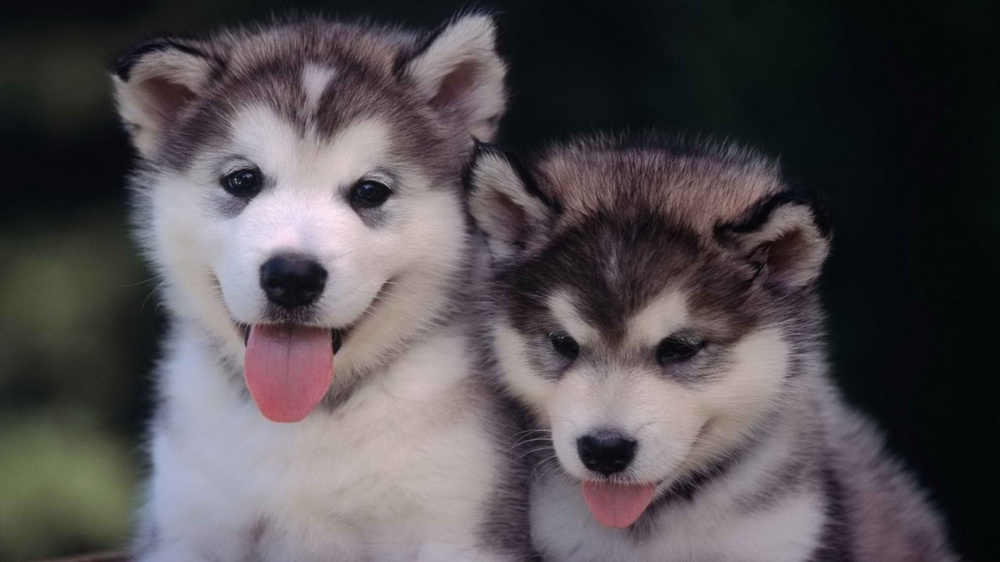
//> input picture opencv5/opencv5/1.jpg, 1000 x 562 px, shrunk from 1920 x 1080 before the run
$ ./源   (built with g++ and OpenCV 4)
//> lines starting //> are read from the running program, lines starting //| are printed output that depends on the picture
#include"opencv2/core/core.hpp"
#include"opencv2/imgproc/imgproc.hpp"
#include"opencv2/highgui/highgui.hpp"
#include<iostream>

using namespace cv;
using namespace std;

void ShowHelpText()
{
	//输出欢迎信息和OpenCV版本
	printf("\n\n\t\t\t非常感谢您下载浏览***程序\n");
	printf("\n\n\t\t\t此程序作用：***\n");
	printf("\n\n\t\t\t 作者*** 日期：***");
	printf("\n\n  ----------------------------------------------------------------------------\n");
}


int main()
{
	Mat srcImage = imread("1.jpg",0);
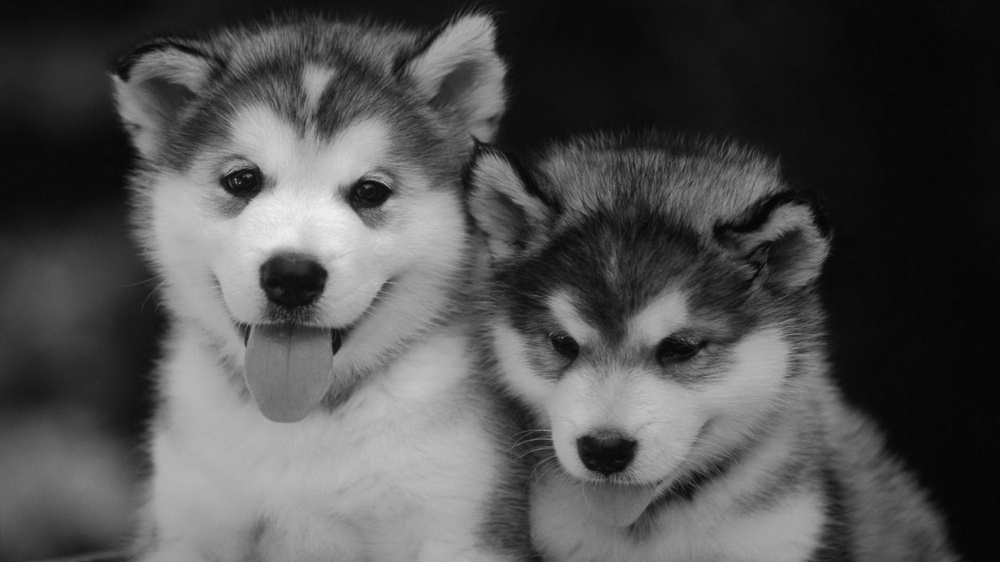
//> srcImage: 562 rows x 1000 cols, CV_8UC1; min 3, max 242, mean 79.5
	if (!srcImage.data)
	{
		printf("读取图片错误，请确定目录下是否有imread函数指定的图片存在！\n");
		return false;
	}
	imshow("原始图像",srcImage);

	ShowHelpText();

	int m = getOptimalDFTSize(srcImage.rows);
//> m = 576
	int n = getOptimalDFTSize(srcImage.cols);
//> n = 1000

	Mat padded;
	copyMakeBorder(srcImage,padded,0,m-srcImage.rows,0,n-srcImage.cols,BORDER_CONSTANT,Scalar::all(0));
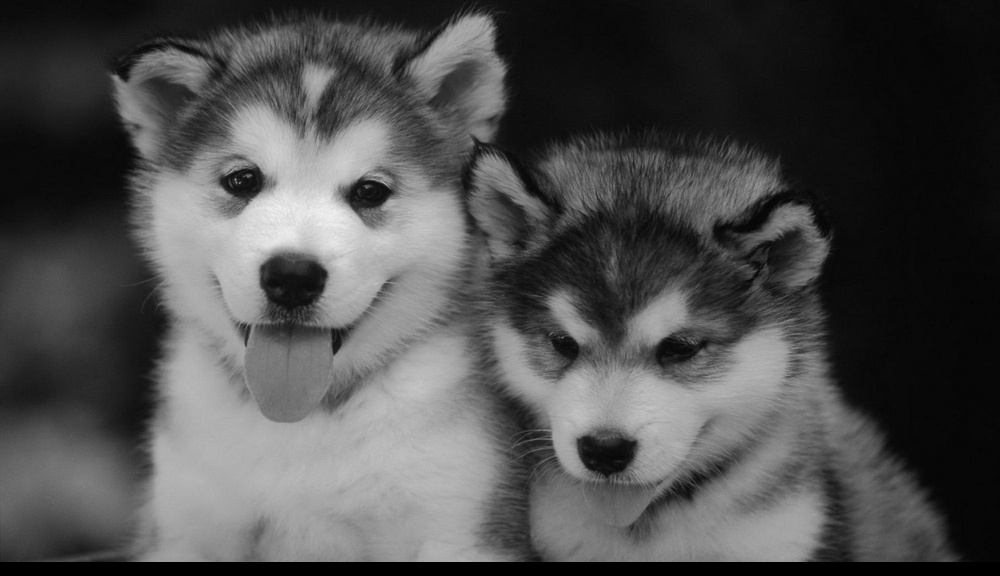
//> padded: 576 rows x 1000 cols, CV_8UC1; min 0, max 242, mean 77.6

	Mat planes[] = {Mat_<float>(padded),Mat::zeros(padded.size(),CV_32F)};
//> planes[1]: 576 rows x 1000 cols, CV_32FC1; every value is 0

	Mat complexI;
	merge(planes,2, complexI);

	dft(complexI, complexI);

	split(complexI,planes);//planes[0] = Re(DFT(I);planes[1] = Im(DFT(I));
	magnitude(planes[0],planes[1],planes[0]);//planes[0]=magnitude
	Mat magnitudeImage = planes[0];


	magnitudeImage += Scalar::all(1);
	log(magnitudeImage,magnitudeImage);

	magnitudeImage = magnitudeImage(Rect(0,0,magnitudeImage.cols &-2,magnitudeImage.rows &-2));

	int cx = magnitudeImage.cols / 2;
//> cx = 500
	int cy = magnitudeImage.rows / 2;
//> cy = 288
	Mat q0(magnitudeImage,Rect(0,0,cx,cy));
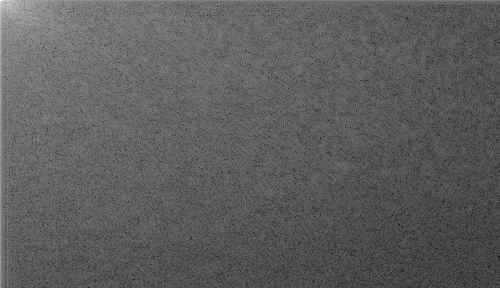
//> q0: 288 rows x 500 cols, CV_32FC1; min 1.57, max 17.61, mean 7.48; drawn with min black and max white
	Mat q1(magnitudeImage,Rect(cx,0,cx,cy));
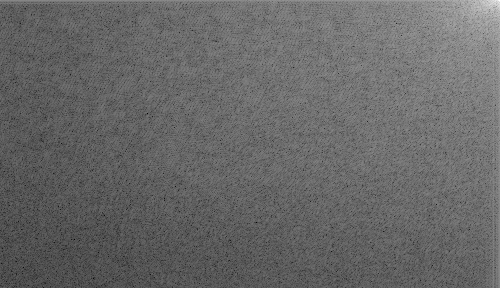
//> q1: 288 rows x 500 cols, CV_32FC1; min 1.24, max 16.44, mean 7.43; drawn with min black and max white
	Mat q2(magnitudeImage,Rect(0,cy,cx,cy));
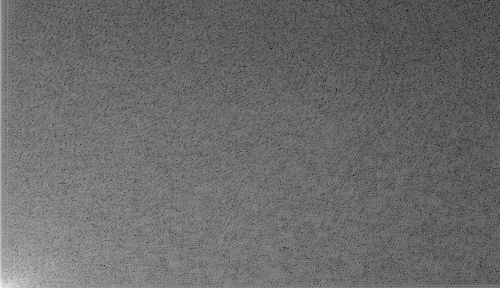
//> q2: 288 rows x 500 cols, CV_32FC1; min 1.24, max 15.98, mean 7.43; drawn with min black and max white
	Mat q3(magnitudeImage,Rect(cx,cy,cx,cy));
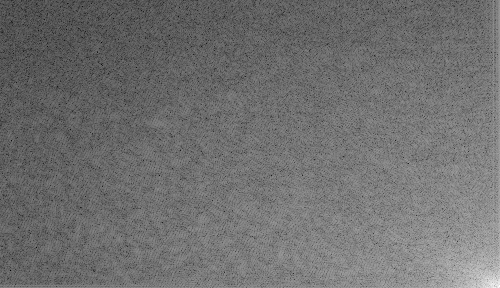
//> q3: 288 rows x 500 cols, CV_32FC1; min 1.57, max 14.96, mean 7.46; drawn with min black and max white

	Mat tmp;
	q0.copyTo(tmp);
	q3.copyTo(q0);
	tmp.copyTo(q3);

	q1.copyTo(tmp);
	q2.copyTo(q1);
	tmp.copyTo(q2);
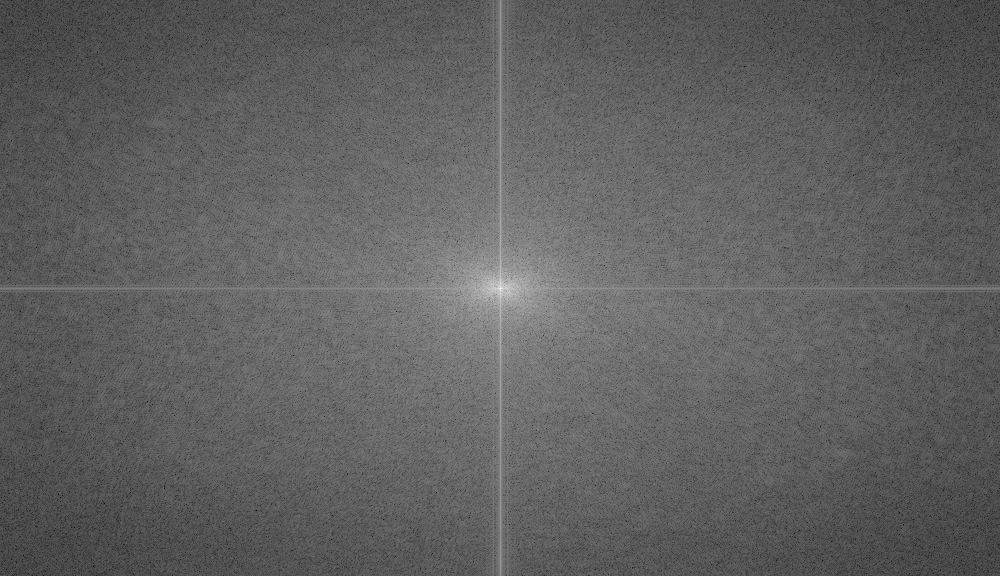
//> magnitudeImage: 576 rows x 1000 cols, CV_32FC1; min 1.24, max 17.61, mean 7.45; drawn with min black and max white

	normalize(magnitudeImage,magnitudeImage,0,1,NORM_MINMAX);

	imshow("频谱幅值",magnitudeImage);
	waitKey();
	return 0;

}
